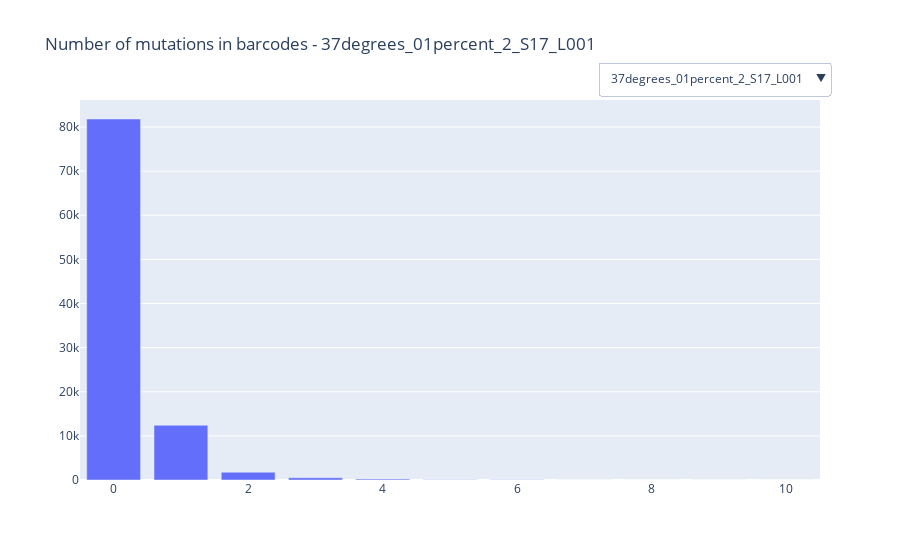

Notebook code for this chart:
### Markdown cell above
## Mutations in barcode

### Code cell
%reload_ext autoreload

fig = study.mutations_in_barcodes(
    sample = ['10degrees_2_S11_L001','37degrees_01percent_2_S17_L001']
    )['fig']
fig.show()

### Figure 1 — Plotly figure (JSON) as saved in the notebook; plotly's stock layout.template omitted (floating-point values rounded to 4 significant figures; data arrays with more than 128 entries replaced by an {"elided": "..."} marker saying what was removed)
{"data": [{"hovertemplate": "Number of mutations: %{x}<br>Number of reads: %{y}<extra></extra>", "name": "37degrees_01percent_2_S17_L001", "type": "bar", "visible": true, "x": [0, 1, 2, 3, 4, 5, 6, 7, 8, 9, 10], "y": {"elided": "169 int values"}}, {"hovertemplate": "Number of mutations: %{x}<br>Number of reads: %{y}<extra></extra>", "name": "10degrees_2_S11_L001", "type": "bar", "visible": false, "x": [0, 1, 2, 3, 4, 5, 6, 7, 8, 9, 10], "y": {"elided": "169 int values"}}], "layout": {"barmode": "stack", "title": {"text": "Number of mutations in barcodes - 37degrees_01percent_2_S17_L001"}, "updatemenus": [{"active": 0, "buttons": [{"args": [{"visible": [true, false]}, {"title": "Number of mutations in barcodes - 37degrees_01percent_2_S17_L001"}], "label": "37degrees_01percent_2_S17_L001", "method": "update"}, {"args": [{"visible": [false, true]}, {"title": "Number of mutations in barcodes - 10degrees_2_S11_L001"}], "label": "10degrees_2_S11_L001", "method": "update"}], "x": 0.7, "xanchor": "left", "y": 1.1, "yanchor": "top"}]}}
